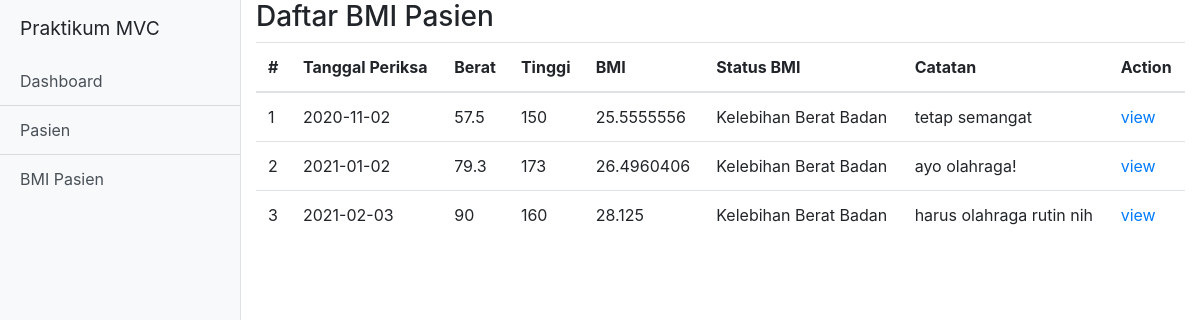
Page /index.php/bmi_pasien/list on the committed database.
### tables this page shows
CREATE TABLE `bmi_pasien` (
  `id` int(11) NOT NULL,
  `tanggal` date DEFAULT NULL,
  `berat` double DEFAULT NULL,
  `tinggi` double DEFAULT NULL,
  `bmi` double DEFAULT NULL,
  `status_bmi` varchar(45) DEFAULT NULL,
  `catatan` varchar(100) DEFAULT NULL,
  `pasien_id` int(11) DEFAULT NULL
);

### application/controllers/BMI_PASIEN.php (called while the page is built, shortened)
<?php
class BMI_PASIEN extends CI_Controller {
    public function list() {
        $this->load->model('m_bmi_pasien');
        $data['bmi_pasien'] = $this->m_bmi_pasien->getAll();
        $this->load->view('header');
        $this->load->view('bmi_pasien/list', $data);
        $this->load->view('footer');
    }
}

### index.php (called while the page is built, shortened)
<?php
require_once BASEPATH.'core/CodeIgniter.php';

### application/models/M_BMI_Pasien.php (called while the page is built, shortened)
<?php
class M_BMI_Pasien extends CI_Model {
    public function getAll() {
        $q = $this->db->get('bmi_pasien');
        return $q;
    }
}

### application/views/bmi_pasien/list.php (the view)
<h3>Daftar BMI Pasien</h3>
<table class="table">
    <thead>
        <tr>
            <th>#</th>
            <th>Tanggal Periksa</th>
            <th>Berat</th>
            <th>Tinggi</th>
            <th>BMI</th>
            <th>Status BMI</th>
            <th>Catatan</th>
            <th>Action</th>
        </tr>
    </thead>
    <tbody>
        <?php
        $nomor = 1;
        foreach ($bmi_pasien->result() as $bmi_pasien) { ?>
                <tr>
                    <td> <?= $nomor ?></td>
                    <td> <?= $bmi_pasien->tanggal ?></td>
                    <td> <?= $bmi_pasien->berat ?></td>
                    <td> <?= $bmi_pasien->tinggi ?></td>
                    <td> <?= $bmi_pasien->bmi ?></td>
                    <td> <?= $bmi_pasien->status_bmi ?></td>
                    <td> <?= $bmi_pasien->catatan ?></td>
                    <td>
                        <a href="<?= base_url('bmi_pasien/view/' . $bmi_pasien->id) ?>">view</a>
                    </td>
                </tr>
        <?php $nomor++; } ?>
    </tbody>
</table>

### application/views/header.php (shortened to what this page needs)
<!DOCTYPE html>
<html lang="en">
<head>
  <link href="<?= base_url() ?>public/vendor/bootstrap/css/bootstrap.min.css" rel="stylesheet">
  <link href="<?= base_url() ?>public/css/simple-sidebar.css" rel="stylesheet">
</head>
<body>
  <div class="d-flex" id="wrapper">
    <div class="bg-light border-right" id="sidebar-wrapper">
      <div class="sidebar-heading">Praktikum MVC </div>
      <div class="list-group list-group-flush">
        <a href="#" class="list-group-item list-group-item-action bg-light">Dashboard</a>
        <a href="<?= base_url() ?>pasien" class="list-group-item list-group-item-action bg-light">Pasien</a>
        <a href="<?= base_url() ?>bmi" class="list-group-item list-group-item-action bg-light">BMI Pasien</a>
      </div>
    </div>
    <div id="page-content-wrapper">
      <div class="container-fluid">

### application/views/footer.php (shortened to what this page needs)
</div>
</div>
</div>
</body>
</html>

### public/css/simple-sidebar.css (style rules this page uses)
#wrapper { overflow-x: hidden; }
#sidebar-wrapper { min-height: 100vh; margin-left: -15rem; -webkit-transition: margin .25s ease-out; -moz-transition: margin .25s ease-out; -o-transition: margin .25s ease-out; transition: margin .25s ease-out; }
#sidebar-wrapper .sidebar-heading { padding: 0.875rem 1.25rem; font-size: 1.2rem; }
#sidebar-wrapper .list-group { width: 15rem; }
#page-content-wrapper { min-width: 100vw; }
@media (min-width: 768px) { #sidebar-wrapper { margin-left: 0; } }
@media (min-width: 768px) { #page-content-wrapper { min-width: 0; width: 100%; } }

### rows in the picture
bmi_pasien: tanggal "2020-11-02", berat "57.5", tinggi "150", bmi "25.5555556", status_bmi "Kelebihan Berat Badan", catatan "tetap semangat"
bmi_pasien: tanggal "2021-01-02", berat "79.3", tinggi "173", bmi "26.4960406", status_bmi "Kelebihan Berat Badan", catatan "ayo olahraga!"
bmi_pasien: tanggal "2021-02-03", berat "90", tinggi "160", bmi "28.125", status_bmi "Kelebihan Berat Badan", catatan "harus olahraga rutin nih"
